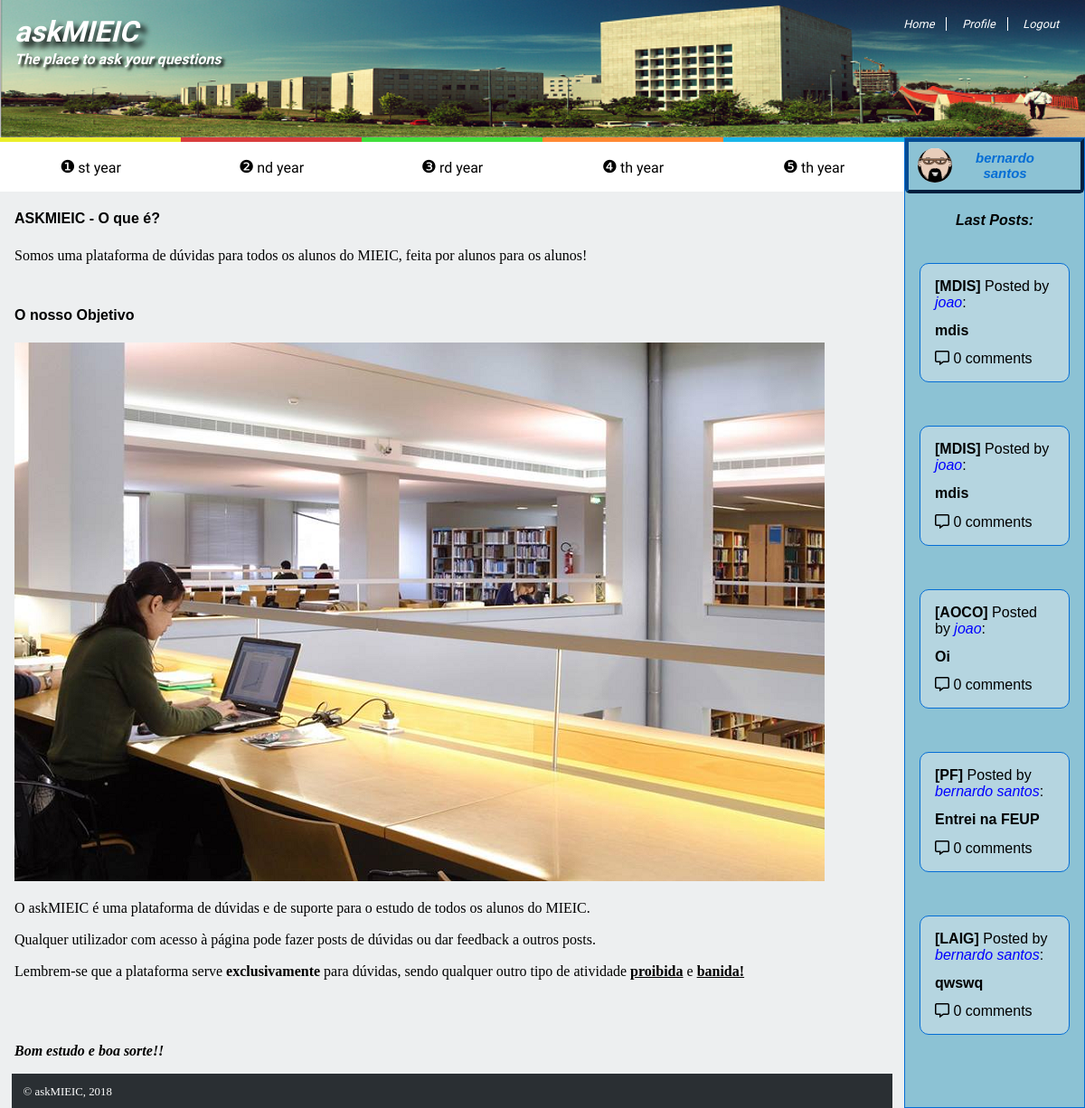
/pages/main.php (signed in), run on an earlier commit of the app's database.
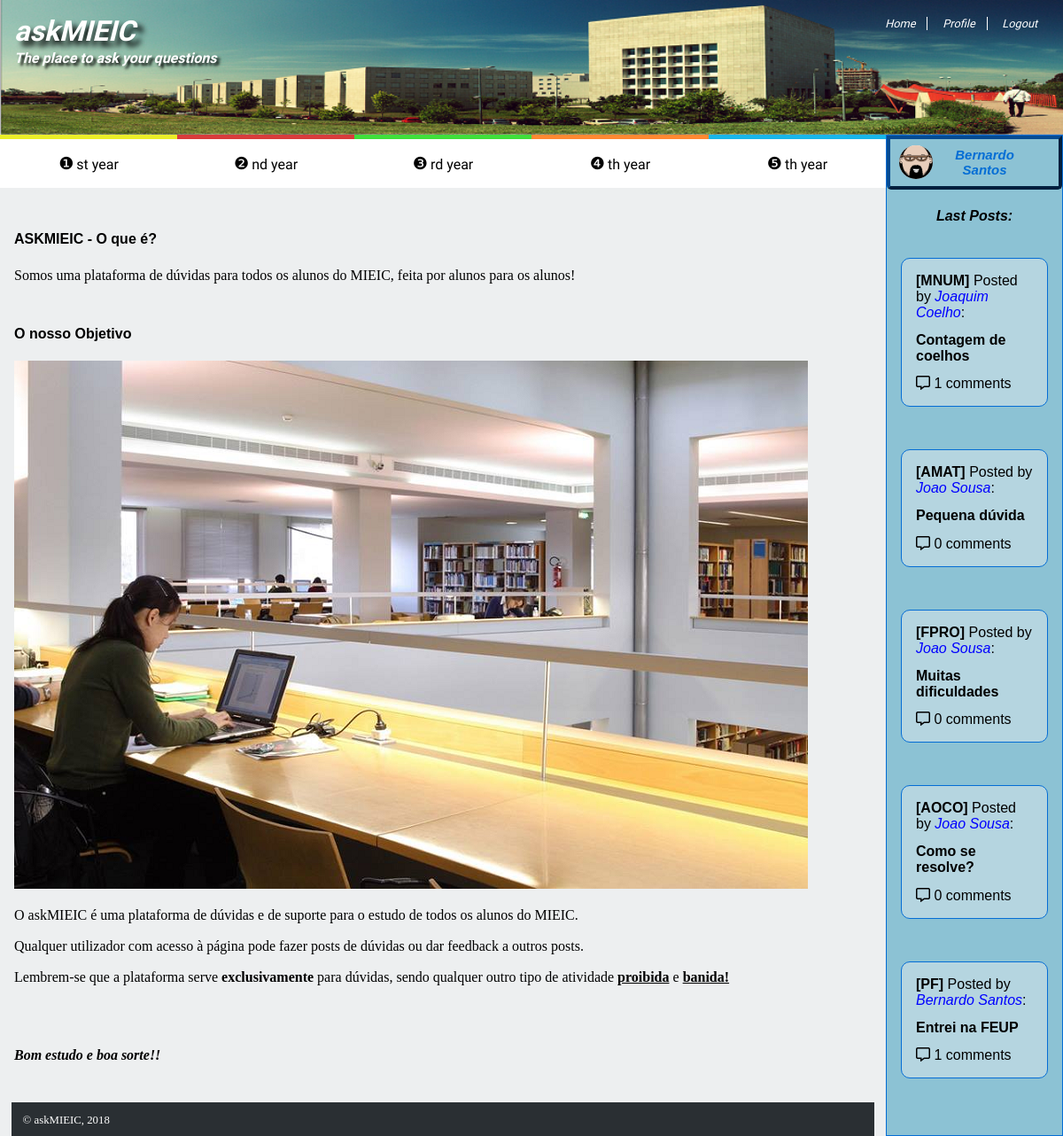
And on a later commit of the database.
### tables this page shows
CREATE TABLE User (id INTEGER PRIMARY KEY CHECK (id >= 201000000 and id <= 201999999), name VARCHAR NOT NULL, email VARCHAR NOT NULL CHECK (email LIKE "%@%.%"), password VARCHAR NOT NULL);

CREATE TABLE Post (id INTEGER PRIMARY KEY, subject INTEGER REFERENCES Subject (id) ON DELETE CASCADE NOT NULL, title VARCHAR NOT NULL, text VARCHAR NOT NULL, datetime DATETIME NOT NULL, creator INTEGER REFERENCES User (id) ON DELETE CASCADE NOT NULL, points INTEGER NOT NULL DEFAULT (0));

CREATE TABLE Subject (id INTEGER PRIMARY KEY, name VARCHAR NOT NULL UNIQUE, year INTEGER NOT NULL);

### pages/main.php (called while the page is built)
<?php
    include_once('../templates/header&footer.php');
    draw_header();
    draw_menu();
    draw_footer();
?>

### database/session.php (called while the page is built, shortened)
<?php
  function getUserID()
  {
    if (isset($_SESSION['id'])) {
        return $_SESSION['id'];
    } else {
        return null;
    }
  }
?>

### database/users.php (called while the page is built, shortened)
<?php
  function getUser($id) {
    global $db;
    try {
      $stmt = $db->prepare('SELECT * FROM User WHERE id = ?');
      $stmt->execute(array($id));
      return $stmt->fetch();
    }
    catch(PDOException $e) {
      return null;
    }
  }
  function getUserImage($user_id){
    $path = "../images/users/thumbs_small/$user_id.png";
    if(file_exists($path)){
      return $path;
    } else return "../images/users/default.png";
  }
?>

### database/posts.php (called while the page is built, shortened)
<?php
  function getPostsByMostRecent() {
    global $db;
    try {
      $stmt = $db->prepare('SELECT * FROM Post ORDER BY datetime DESC');
      $stmt->execute();
      return $stmt->fetchAll();
    }
    catch(PDOException $e) {
      return null;
    }
  }
  function getCommentsFromPost($postID) {
    global $db;
    try {
      $stmt = $db->prepare('SELECT * FROM Comment WHERE post = ?');
      $stmt->execute(array($postID));
      return $stmt->fetchAll();
    }
    catch(PDOException $e) {
      return null;
    }
  }
  function getSubjectName($subjectID){
    global $db;
    try {
      $stmt = $db->prepare('SELECT name FROM Subject WHERE id = ?');
      $stmt->execute(array($subjectID));
      return $stmt->fetch();
    }
    catch(PDOException $e) {
      return false;
    }
  }
?>

### templates/posts_list.php (the view, shortened to what the changed rows need)
<?php
  include_once('../database/users.php');
  include_once('../database/session.php');
?>
<?php function draw_minified_posts($posts) {
      ?>
  <section id="posts">
  <?php
    if (!empty($posts)) {
      for ($index = 0; $index < 5 && $index < sizeof($posts); $index++) {
        draw_minified_post($posts[$index]);
      }
    } else {
        echo "There are no posts available!";
    } ?>
  </section>
<?php
  }
?>
<?php function draw_minified_post($post) {
  ?>
  <article class="post">
    <span class="subject"><?=getSubjectName($post['subject'])['name']?></span>
    <span class="user"><a href="../pages/profile.php?user=<?=getUser($post['creator'])['id']?>&csrf=<?=$_SESSION['csrf']?>"><?=getUser($post['creator'])['name']?></a></span>
    <header><h2><?=htmlspecialchars($post['title'])?></h2></header>
    <span class="comment_num"><a href="../pages/single_post.php?post=<?=$post['id']?>&csrf=<?=$_SESSION['csrf']?>"><i class="far fa-comment-alt"></i>&nbsp<?=sizeof(getCommentsFromPost($post['id']))?></a></span>
  </article>
<?php } ?>

### templates/header&footer.php (shortened to what the changed rows need)
<?php
    include_once('../database/session.php');
    include_once('../database/users.php');
    include_once('../database/posts.php');
    include_once('../templates/posts_list.php');
?>
<?php function draw_header(){ ?>
    <!DOCTYPE html>
    <html lang="en-US">
    <head>
        <link href="../css/style.css" rel="stylesheet">
        <link href="../css/responsive.css" rel="stylesheet">
        <link rel="stylesheet" href="https://use.fontawesome.com/releases/v5.3.1/css/all.css">
    </head>
    <body>
        <header>
            <h1><a href="../pages/main.php">askMIEIC</a></h1>
            <h2>The place to ask your questions</h2>
        </header>
<?php } ?>
<?php function draw_menu(){ ?>
        <aside id="profile">
          <div>
            <h3>
              <?php
                if(getUserID() !== null) { ?>
                  <img id="profile_pic" src=<?=getUserImage(getUserID())?> alt="Profile picture">
                  <a href="../pages/profile.php?user=<?=getUserID()?>&csrf=<?=$_SESSION['csrf']?>"><?php echo getUser(getUserID())['name']?></a>
              <?php }
                else {?>
                  <img id="profile_pic" src="../images/users/default.png" alt="Profile picture"><a href="../pages/login.php">Profile</a>
              <?php  }?>
            </h3>
            <?php
              $posts = getPostsByMostRecent();
              draw_minified_posts($posts);
            ?>
          </div>
        </aside>
        <section id="main_section">
          <section id="init_description">
            <article>
                <h1>ASKMIEIC - O que é?</h1>
            </article>
          </section>
          <section id="objective">
            <article>
                <header>
                    <h1>O nosso Objetivo</h1>
                </header>
                <br><br>
            </article>
          </section>
        </section>
<?php } ?>
<?php function draw_footer(){  ?>
    </body>
    </html>
 <?php } ?>

What changed in the data, as far as the page shows it:
no longer on this page (row edited): post: subject.name "LAIG", creator.name "bernardo santos", title "qwswq", sizeof(getCommentsFromPost($post['id'])) "0"
changed user: name "bernardo santos" → "Bernardo Santos"
added post: subject.name "MNUM", creator.name "Joaquim Coelho", title "Contagem de coelhos", sizeof(getCommentsFromPost($post['id'])) "1"
changed post: subject.name "MDIS" → "AMAT"; creator.name "joao" → "Joao Sousa"; title "mdis" → "Pequena dúvida"
changed post: subject.name "MDIS" → "FPRO"; creator.name "joao" → "Joao Sousa"; title "mdis" → "Muitas dificuldades"
changed post "AOCO": creator.name "joao" → "Joao Sousa"; title "Oi" → "Como se resolve?"
changed post "Entrei na FEUP": creator.name "bernardo santos" → "Bernardo Santos"; sizeof(getCommentsFromPost($post['id'])) "0" → "1"
